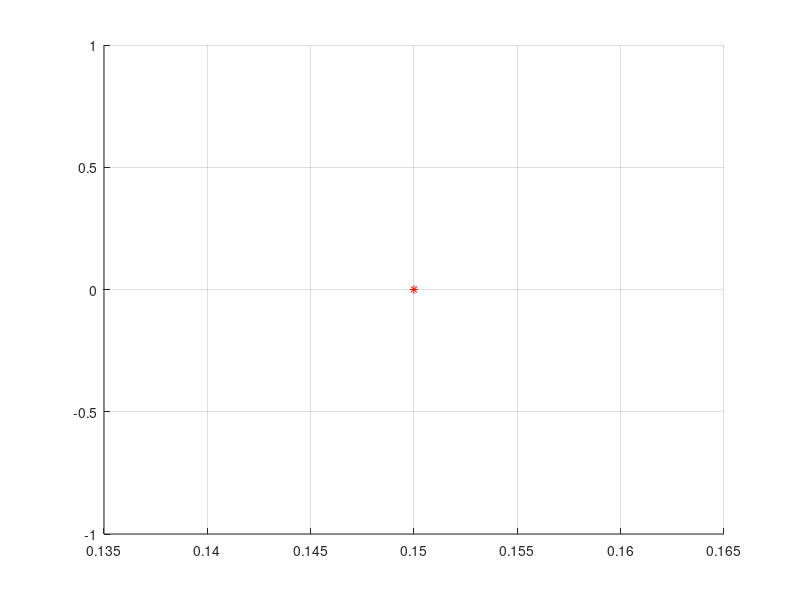

Here is the MATLAB script that generated this plot: (Note: this script raises an error after producing the figure.)
clear all;
close all;

wheelbase = 0.65; % in meeters
steering_angle_max = 22*pi/180; % in radiants for Agilex hunter 2.0 max steering angle 22 degree 
numberOfAngle = 32; %16, 32, 48
numberOfIntermediatePose = 10;
resolution = 0.15;
map_resolution = 0.05;
max_dist = 1.5; %tested up tp 2.0m
linear_log = 'log';  %value could be 'lin' or 'log'

forward = 1;
forward_penalty = 1;
backward = 1;
backward_penalty = 2;

% How many turns (left + right) maximum per each side
% reduce it to reduce the total number of primitives,
% althought this might reduce manouverability as well
brench_limit_angle = 1;
brench_limit_position = 2;

print_stuff=1;

min_radius = wheelbase/tan(steering_angle_max);
if (min_radius<max_dist)
    max_dist=min_radius;
end

i = 2;
v = [0 1];
while (i * resolution <= max_dist)
    v = [v i];
    if (strcmp(linear_log,'lin'))
        i = i + 2;
    else
        i = i * 2;
    end
end
if (numberOfAngle >= 32)
    i = 3;
    while (i * resolution <= max_dist)
        v = [v i];
        if (strcmp(linear_log,'lin'))
            i = i + 3;
        else
            i = i * 3;
        end
    end
end
if (numberOfAngle >= 48)
    i = 4;
    while (i * resolution <= max_dist)
        v = [v i];
        if (strcmp(linear_log,'lin'))
            i = i + 4;
        else
            i = i * 4;
        end
    end
end

crowns = v(2:end)
v = [v v.*-1];
v = unique(v)

switch numberOfAngle
    case 16
        a=[0 1 2]
    case 32
        a=[0 1 2 3]
    case 48
        a=[0 1 2 3 4]
    otherwise
        a=[0 1 2]
end

angles = [];
a= unique([a a.*-1])
for i = a
    for j = a
        if (j ~= 0 || i ~= 0)
            angles = [angles atan2(i,j)];
        end
    end
end
angles = unique(angles)
angles = [-angles(end) angles(1,1:end-1)]
index = find(angles == 0);
angles = [angles(index:end) angles(1:index-1)]

if(print_stuff==1)
    figure();
    hold on;
    grid on;
    %axis equal;
end

primID = 1;

if (forward == 1)
    for k = unique(crowns)
    y = [0:k-1 k*ones(1,2*k+1) k-1:-1:-k+1 -k*ones(1,2*k+1) -k+1:-1];
    x = [-k*ones(1,k) [-k:k-1] k*ones(1,2*k+1) k-1:-1:-k -k*ones(1,k-1)];
    %plot(x, y, 'k*')
    %pause(0.1)
    for a1=1:length(angles)
        %pause
        current_h=-1;
        for h=1:length(y)
            if(angles(a1) == atan2(y(h),x(h)) || angles(a1)+2*pi == atan2(y(h),x(h)))
                [a1 angles(a1)];
                plot(x(h)*resolution, y(h)*resolution, 'r*')
                current_h = h;
            end
        end
        if(current_h~=-1)
            for b=-min(k-1,brench_limit_position):min(k-1,brench_limit_position)
                if(current_h+b<=0)
                    select=length(y)+(current_h+b);
                elseif(current_h+b>length(y))
                    select=(current_h+b)-length(y);
                else
                    select=current_h+b;
                end
                for a=-min(k-1,brench_limit_angle):min(k-1,brench_limit_angle)
                    if(a1+a-b<=0)
                        a2=length(angles)+(a1+a-b);
                    elseif(a1+a-b>length(angles))
                        a2=(a1+a-b)-length(angles);
                    else
                        a2=a1+a-b;
                    end
                    a_start=angles(a1);
                    a_end=angles(a2);
                 
                    [clotoid_check, p, L ] = clotoide([0 0 a_start], [x(select) * resolution, y(select) * resolution, a_end], numberOfIntermediatePose, min_radius);
                    
                     if(a_start==a_end && ((a_start==atan2(y(select),x(select)) || (a_start+2*pi)==atan2(y(select),x(select)))))
                        primitives(primID).start_pose = [0, 0, find(angles == a_start)-1];
                        primitives(primID).end_pose = [x(select),y(select), find(angles == a_end)-1];
                        primitives(primID).real_start_pose = [0 0 a_start];
                        primitives(primID).real_end_pose = [x(select) * resolution, y(select) * resolution, a_end];
                        [checker, primitives(primID).intermediate_poses, L] = ...
                            clotoide(primitives(primID).real_start_pose, primitives(primID).real_end_pose, numberOfIntermediatePose, min_radius);
                        primitives(primID).additionalActionCostMult = forward_penalty;
                        primID = primID + 1;
                        if(print_stuff==1)
                            plot(primitives(primID-1).intermediate_poses(:,1),primitives(primID-1).intermediate_poses(:,2),'+-b');
                            grid on; %axis equal; 
                            hold on;
                            quiver(primitives(primID-1).intermediate_poses(:,1),primitives(primID-1).intermediate_poses(:,2),...
                                cos(primitives(primID-1).intermediate_poses(:,3)),sin(primitives(primID-1).intermediate_poses(:,3)),0.1,...
                                'Color',[0 0 0]);
                            pause(0.1);
                        end
                    
                     elseif (clotoid_check == true)
                        primitives(primID).start_pose = [0, 0, find(angles == a_start) - 1];
                        primitives(primID).end_pose = [x(select), y(select), find(angles == a_end) - 1];
                        primitives(primID).real_start_pose = [0 0 a_start];
                        primitives(primID).real_end_pose = [x(select) * resolution, y(select) * resolution, a_end];
                        primitives(primID).intermediate_poses = p;
                        primitives(primID).additionalActionCostMult = forward_penalty;
                        primID = primID + 1;

                        if(print_stuff==1)
                            plot(primitives(primID-1).intermediate_poses(:,1),primitives(primID-1).intermediate_poses(:,2),'+-b');
                            grid on; %axis equal;
                            hold on;
                            quiver(primitives(primID-1).intermediate_poses(:,1),primitives(primID-1).intermediate_poses(:,2),...
                                cos(primitives(primID-1).intermediate_poses(:,3)),sin(primitives(primID-1).intermediate_poses(:,3)),0.1,...
                                'Color',[0 0 0]);
                            pause(0.1);
                        end
                    else
                        primitives(primID).start_pose = [0, 0, find(angles == a_start) - 1];
                        primitives(primID).end_pose = [0, 0, find(angles == a_start) - 1];
                        primitives(primID).additionalActionCostMult = 100;
                        for p = 1:numberOfIntermediatePose
                            primitives(primID).intermediate_poses(p,:) = [0, 0, a_start];
                        end
                        primID = primID + 1;
                        if(print_stuff==1)
                            plot(primitives(primID-1).intermediate_poses(:,1),primitives(primID-1).intermediate_poses(:,2),'+-b');
                            grid on; %axis equal;
                            hold on;
                            quiver(primitives(primID-1).intermediate_poses(:,1),primitives(primID-1).intermediate_poses(:,2),...
                                cos(primitives(primID-1).intermediate_poses(:,3)),sin(primitives(primID-1).intermediate_poses(:,3)),0.1,...
                                'Color',[0 0 0]);
                            pause(0.1);
                        end
                    end
                end
                plot(x(select)*resolution, y(select)*resolution, 'g*')
                pause(0.1)
            end
        else
            for b=-min(k-1,brench_limit_position):min(k-1,brench_limit_position)
                for a=-min(k-1,brench_limit_angle):min(k-1,brench_limit_angle)
                    primitives(primID).start_pose = [0, 0, find(angles == angles(a1))-1];
                    primitives(primID).end_pose = [0, 0, find(angles == angles(a1))-1];
                    primitives(primID).additionalActionCostMult = 100;
                    for p = 1:numberOfIntermediatePose
                        primitives(primID).intermediate_poses(p,:) = [0, 0, angles(a1)];
                    end
                    primID = primID + 1;
                    if(print_stuff==1)
                        plot(primitives(primID-1).intermediate_poses(:,1),primitives(primID-1).intermediate_poses(:,2),'+-b');
                        grid on; %axis equal;
                        hold on;
                        quiver(primitives(primID-1).intermediate_poses(:,1),primitives(primID-1).intermediate_poses(:,2),...
                            cos(primitives(primID-1).intermediate_poses(:,3)),sin(primitives(primID-1).intermediate_poses(:,3)),0.1,...
                            'Color',[0 0 0]);
                        pause(0.1);
                    end
                end
            end
        end
    end
    primID-1
    end
end


if (backward == 1) 
    for k = unique(crowns)
        y = [0:k-1 k*ones(1,2*k+1) k-1:-1:-k+1 -k*ones(1,2*k+1) -k+1:-1];
        x = [-k*ones(1,k) [-k:k-1] k*ones(1,2*k+1) k-1:-1:-k -k*ones(1,k-1)];
        %plot(x, y, 'k*')
        %pause(0.1)
        for a1=1:length(angles)
            %pause
            current_h=-1;
            for h=1:length(y)
                if(angles(a1) == atan2(y(h),x(h)) + pi || angles(a1)+2*pi == atan2(y(h),x(h)) + pi || round(angles(a1),3) == round(atan2(y(h),x(h)) + 3.1416, 3))
                    [a1 angles(a1)];
                    plot(x(h)*resolution, y(h)*resolution, 'r*')
                    current_h = h;
                end
            end
            if(current_h~=-1)
                for b=-min(k-1,brench_limit_position):min(k-1,brench_limit_position)
                    if(current_h+b<=0)
                        select=length(y)+(current_h+b);
                    elseif(current_h+b>length(y))
                        select=(current_h+b)-length(y);
                    else
                        select=current_h+b;
                    end
                    for a=-min(k-1,brench_limit_angle):min(k-1,brench_limit_angle)
                        if(a1+a-b<=0)
                            a2=length(angles)+(a1+a-b);
                        elseif(a1+a-b>length(angles))
                            a2=(a1+a-b)-length(angles);
                        else
                            a2=a1+a-b;
                        end
                        a_start=angles(a1);
                        a_end=angles(a2);

                        [clotoid_check, p, L ] = clotoide([x(select) * resolution, y(select) * resolution, a_end], [0 0 a_start], numberOfIntermediatePose, min_radius);
                        
                        if(a_start==a_end && (a_start==atan2(y(select),x(select))-pi || round(a_start,3)==round(atan2(y(select),x(select))-pi,3) || (a_start-pi)==atan2(y(select),x(select)) || round((a_start-pi),3)== round(atan2(y(select),x(select)),3) ))  %solve round  
                            primitives(primID).start_pose = [0, 0, find(angles == a_start) - 1];
                            primitives(primID).end_pose = [x(select), y(select), find(angles == a_end) - 1];
                            primitives(primID).real_start_pose = [0 0 a_start];
                            primitives(primID).real_end_pose = [x(select) * resolution, y(select) * resolution, a_end];
                            primitives(primID).intermediate_poses = flip(p);
                            primitives(primID).additionalActionCostMult = backward_penalty;
                            primID = primID + 1;

                            if(print_stuff==1)
                                plot(primitives(primID-1).intermediate_poses(:,1),primitives(primID-1).intermediate_poses(:,2),'+-b');
                                grid on; %axis equal;
                                hold on;
                                quiver(primitives(primID-1).intermediate_poses(:,1),primitives(primID-1).intermediate_poses(:,2),...
                                    cos(primitives(primID-1).intermediate_poses(:,3)),sin(primitives(primID-1).intermediate_poses(:,3)),0.1,...
                                    'Color',[0 0 0]);
                                pause(0.1);
                            end

                        elseif (clotoid_check == true)
                            primitives(primID).start_pose = [0, 0, find(angles == a_start) - 1];
                            primitives(primID).end_pose = [x(select), y(select), find(angles == a_end) - 1];
                            primitives(primID).real_start_pose = [0 0 a_start];
                            primitives(primID).real_end_pose = [x(select) * resolution, y(select) * resolution, a_end];
                            primitives(primID).intermediate_poses = flip(p);
                            primitives(primID).additionalActionCostMult = backward_penalty;
                            primID = primID + 1;

                            if(print_stuff==1)
                                plot(primitives(primID-1).intermediate_poses(:,1),primitives(primID-1).intermediate_poses(:,2),'+-b');
                                grid on; %axis equal;
                                hold on;
                                quiver(primitives(primID-1).intermediate_poses(:,1),primitives(primID-1).intermediate_poses(:,2),...
                                    cos(primitives(primID-1).intermediate_poses(:,3)),sin(primitives(primID-1).intermediate_poses(:,3)),0.1,...
                                    'Color',[0 0 0]);
                                pause(0.1);
                            end
                        else
                            primitives(primID).start_pose = [0, 0, find(angles == a_start) - 1];
                            primitives(primID).end_pose = [0, 0, find(angles == a_start) - 1];
                            primitives(primID).additionalActionCostMult = 100;
                            for p = 1:numberOfIntermediatePose
                                primitives(primID).intermediate_poses(p,:) = [0, 0, a_start];
                            end
                            primID = primID + 1;
                            if(print_stuff==1)
                                plot(primitives(primID-1).intermediate_poses(:,1),primitives(primID-1).intermediate_poses(:,2),'+-b');
                                grid on; %axis equal;
                                hold on;
                                quiver(primitives(primID-1).intermediate_poses(:,1),primitives(primID-1).intermediate_poses(:,2),...
                                    cos(primitives(primID-1).intermediate_poses(:,3)),sin(primitives(primID-1).intermediate_poses(:,3)),0.1,...
                                    'Color',[0 0 0]);
                                pause(0.1);
                            end
                        end
                    end
                    plot(x(select)*resolution, y(select)*resolution, 'g*')
                    pause(0.1)
                end
            else
                for b=-min(k-1,brench_limit_position):min(k-1,brench_limit_position)
                    for a=-min(k-1,brench_limit_angle):min(k-1,brench_limit_angle)
                        primitives(primID).start_pose = [0, 0, find(angles == angles(a1))-1];
                        primitives(primID).end_pose = [0, 0, find(angles == angles(a1))-1];
                        primitives(primID).additionalActionCostMult = 100;
                        for p = 1:numberOfIntermediatePose
                            primitives(primID).intermediate_poses(p,:) = [0, 0, angles(a1)];
                        end
                        primID = primID + 1;
                        if(print_stuff==1)
                            plot(primitives(primID-1).intermediate_poses(:,1),primitives(primID-1).intermediate_poses(:,2),'+-b');
                            grid on; %axis equal; 
                            hold on;
                            quiver(primitives(primID-1).intermediate_poses(:,1),primitives(primID-1).intermediate_poses(:,2),...
                                cos(primitives(primID-1).intermediate_poses(:,3)),sin(primitives(primID-1).intermediate_poses(:,3)),0.1,...
                                'Color',[0 0 0]);
                            pause(0.1);
                        end
                    end
                end
            end
        end
        primID-1;
    end
end

primID-1
generate_file(primitives, numberOfAngle, map_resolution);

% 
% axis equal
% figure()
% for p = 1:(primID - 1)
%      plot(primitives(p).intermediate_poses(:,1),primitives(p).intermediate_poses(:,2),'+-b'), grid on, axis equal;
%      hold on, quiver(primitives(p).intermediate_poses(:,1),primitives(p).intermediate_poses(:,2),cos(primitives(p).intermediate_poses(:,3)),sin(primitives(p).intermediate_poses(:,3)),0.1,'Color',[0 0 0])
% end

